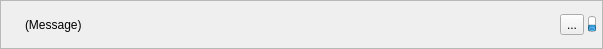
<?xml version="1.0" encoding="UTF-8"?>
<ui version="4.0">
 <class>ResultMessageWidget</class>
 <widget class="QWidget" name="ResultMessageWidget">
  <property name="geometry">
   <rect>
    <x>0</x>
    <y>0</y>
    <width>603</width>
    <height>49</height>
   </rect>
  </property>
  <property name="sizePolicy">
   <sizepolicy hsizetype="Preferred" vsizetype="Maximum">
    <horstretch>0</horstretch>
    <verstretch>0</verstretch>
   </sizepolicy>
  </property>
  <property name="windowTitle">
   <string>Form</string>
  </property>
  <property name="styleSheet">
   <string notr="true"/>
  </property>
  <layout class="QHBoxLayout" name="horizontalLayout">
   <property name="leftMargin">
    <number>0</number>
   </property>
   <property name="topMargin">
    <number>0</number>
   </property>
   <property name="rightMargin">
    <number>0</number>
   </property>
   <property name="bottomMargin">
    <number>0</number>
   </property>
   <item>
    <widget class="QFrame" name="frameMessage">
     <property name="frameShape">
      <enum>QFrame::StyledPanel</enum>
     </property>
     <property name="frameShadow">
      <enum>QFrame::Raised</enum>
     </property>
     <layout class="QHBoxLayout" name="horizontalLayout_2">
      <property name="spacing">
       <number>4</number>
      </property>
      <property name="leftMargin">
       <number>0</number>
      </property>
      <property name="topMargin">
       <number>0</number>
      </property>
      <property name="rightMargin">
       <number>6</number>
      </property>
      <property name="bottomMargin">
       <number>0</number>
      </property>
      <item>
       <widget class="QLabel" name="icoMessage">
        <property name="minimumSize">
         <size>
          <width>20</width>
          <height>20</height>
         </size>
        </property>
        <property name="maximumSize">
         <size>
          <width>20</width>
          <height>20</height>
         </size>
        </property>
        <property name="text">
         <string/>
        </property>
        <property name="pixmap">
         <pixmap resource="../../resources/TeraClient.qrc">:/icons/warning.png</pixmap>
        </property>
        <property name="scaledContents">
         <bool>true</bool>
        </property>
       </widget>
      </item>
      <item>
       <widget class="QLabel" name="lblMessage">
        <property name="sizePolicy">
         <sizepolicy hsizetype="MinimumExpanding" vsizetype="Expanding">
          <horstretch>0</horstretch>
          <verstretch>0</verstretch>
         </sizepolicy>
        </property>
        <property name="text">
         <string>(Message)</string>
        </property>
       </widget>
      </item>
      <item>
       <widget class="QToolButton" name="btnCloseMessage">
        <property name="cursor">
         <cursorShape>PointingHandCursor</cursorShape>
        </property>
        <property name="text">
         <string>...</string>
        </property>
        <property name="icon">
         <iconset resource="../../resources/TeraClient.qrc">
          <normaloff>:/icons/delete_old.png</normaloff>:/icons/delete_old.png</iconset>
        </property>
       </widget>
      </item>
      <item>
       <widget class="QProgressBar" name="progTimer">
        <property name="sizePolicy">
         <sizepolicy hsizetype="Fixed" vsizetype="Fixed">
          <horstretch>0</horstretch>
          <verstretch>0</verstretch>
         </sizepolicy>
        </property>
        <property name="maximumSize">
         <size>
          <width>8</width>
          <height>16</height>
         </size>
        </property>
        <property name="value">
         <number>24</number>
        </property>
        <property name="textVisible">
         <bool>false</bool>
        </property>
        <property name="orientation">
         <enum>Qt::Vertical</enum>
        </property>
        <property name="invertedAppearance">
         <bool>false</bool>
        </property>
       </widget>
      </item>
     </layout>
    </widget>
   </item>
  </layout>
 </widget>
 <resources>
  <include location="../../resources/TeraClient.qrc"/>
 </resources>
 <connections/>
</ui>
